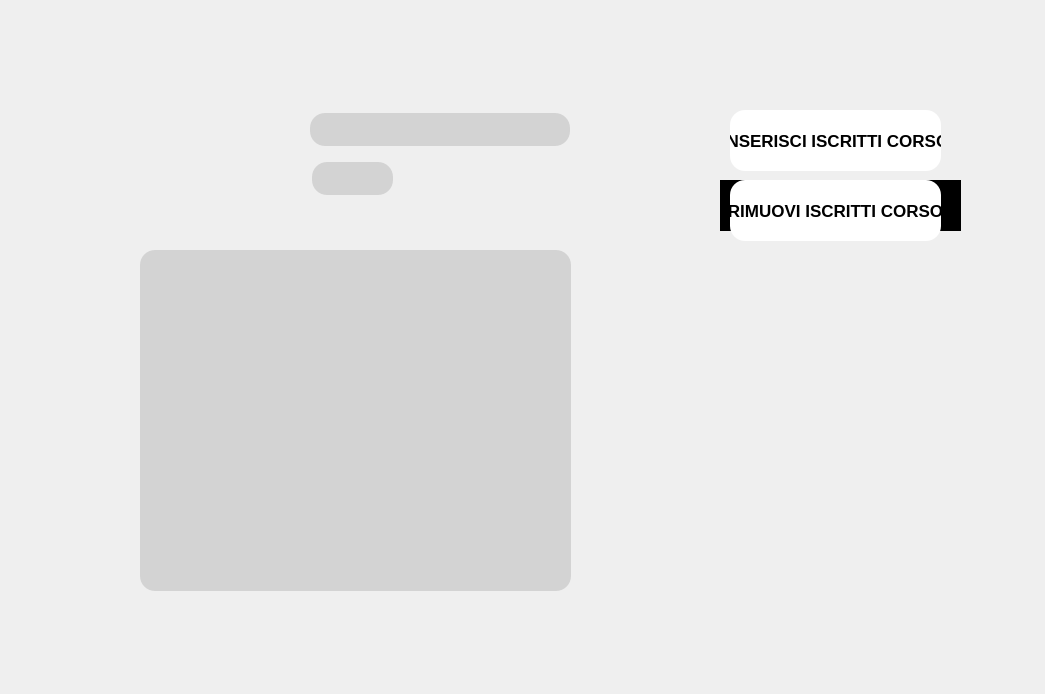
<?xml version="1.0" encoding="UTF-8"?>
<ui version="4.0">
 <class>Form</class>
 <widget class="QWidget" name="Form">
  <property name="geometry">
   <rect>
    <x>0</x>
    <y>0</y>
    <width>1045</width>
    <height>694</height>
   </rect>
  </property>
  <property name="minimumSize">
   <size>
    <width>1045</width>
    <height>694</height>
   </size>
  </property>
  <property name="maximumSize">
   <size>
    <width>1045</width>
    <height>694</height>
   </size>
  </property>
  <property name="windowTitle">
   <string>Vista Corso</string>
  </property>
  <widget class="QLabel" name="label">
   <property name="geometry">
    <rect>
     <x>0</x>
     <y>0</y>
     <width>1045</width>
     <height>694</height>
    </rect>
   </property>
   <property name="text">
    <string/>
   </property>
   <property name="pixmap">
    <pixmap>VisualizzaIscrittiCorso.png</pixmap>
   </property>
  </widget>
  <widget class="QWidget" name="verticalLayoutWidget">
   <property name="geometry">
    <rect>
     <x>140</x>
     <y>250</y>
     <width>431</width>
     <height>341</height>
    </rect>
   </property>
   <layout class="QVBoxLayout" name="verticalLayout">
    <item>
     <widget class="QListView" name="list_view">
      <property name="font">
       <font>
        <family>Arial</family>
       </font>
      </property>
      <property name="styleSheet">
       <string notr="true">background-color: lightgrey;
color: black;
border-radius: 15px</string>
      </property>
     </widget>
    </item>
   </layout>
  </widget>
  <widget class="QPushButton" name="button_inserisciIscritti">
   <property name="geometry">
    <rect>
     <x>730</x>
     <y>110</y>
     <width>211</width>
     <height>61</height>
    </rect>
   </property>
   <property name="font">
    <font>
     <family>Arial</family>
     <pointsize>13</pointsize>
     <bold>true</bold>
    </font>
   </property>
   <property name="styleSheet">
    <string notr="true">color: black;
background-color: white;
border-radius: 15px;</string>
   </property>
   <property name="text">
    <string>INSERISCI ISCRITTI CORSO</string>
   </property>
  </widget>
  <widget class="QPushButton" name="button_rimuoviIscritti">
   <property name="geometry">
    <rect>
     <x>730</x>
     <y>180</y>
     <width>211</width>
     <height>61</height>
    </rect>
   </property>
   <property name="font">
    <font>
     <family>Arial</family>
     <pointsize>13</pointsize>
     <bold>true</bold>
    </font>
   </property>
   <property name="styleSheet">
    <string notr="true">color: black;
background-color: white;
border-radius: 15px;</string>
   </property>
   <property name="text">
    <string>RIMUOVI ISCRITTI CORSO</string>
   </property>
  </widget>
  <widget class="QLineEdit" name="tipo">
   <property name="geometry">
    <rect>
     <x>310</x>
     <y>113</y>
     <width>260</width>
     <height>33</height>
    </rect>
   </property>
   <property name="font">
    <font>
     <family>Arial</family>
     <pointsize>12</pointsize>
    </font>
   </property>
   <property name="styleSheet">
    <string notr="true">color: black;
background-color: lightgrey;
border-radius: 15px;</string>
   </property>
   <property name="readOnly">
    <bool>true</bool>
   </property>
  </widget>
  <widget class="QLineEdit" name="numeroIscritti">
   <property name="geometry">
    <rect>
     <x>312</x>
     <y>162</y>
     <width>81</width>
     <height>33</height>
    </rect>
   </property>
   <property name="font">
    <font>
     <family>Arial</family>
     <pointsize>12</pointsize>
    </font>
   </property>
   <property name="styleSheet">
    <string notr="true">color: black;
background-color: lightgrey;
border-radius: 15px;</string>
   </property>
   <property name="readOnly">
    <bool>true</bool>
   </property>
  </widget>
  <widget class="QLabel" name="label_2">
   <property name="geometry">
    <rect>
     <x>720</x>
     <y>180</y>
     <width>241</width>
     <height>51</height>
    </rect>
   </property>
   <property name="styleSheet">
    <string notr="true">background-color: black;</string>
   </property>
   <property name="text">
    <string/>
   </property>
  </widget>
  <zorder>label</zorder>
  <zorder>verticalLayoutWidget</zorder>
  <zorder>button_inserisciIscritti</zorder>
  <zorder>tipo</zorder>
  <zorder>numeroIscritti</zorder>
  <zorder>label_2</zorder>
  <zorder>button_rimuoviIscritti</zorder>
 </widget>
 <resources>
  <include location="VisualizzaIscrittiCorso.qrc"/>
 </resources>
 <connections/>
</ui>
